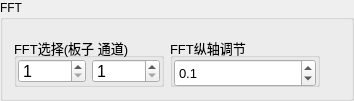
             <widget class="QGroupBox" name="groupBox_14">
              <property name="title">
               <string>FFT</string>
              </property>
              <layout class="QVBoxLayout" name="verticalLayout_14" stretch="1,0">
               <item>
                <widget class="QCustomPlot" name="customPlot_fft" native="true"/>
               </item>
               <item>
                <layout class="QHBoxLayout" name="horizontalLayout">
                 <item>
                  <widget class="QGroupBox" name="groupBox_22">
                   <property name="sizePolicy">
                    <sizepolicy hsizetype="Preferred" vsizetype="Preferred">
                     <horstretch>0</horstretch>
                     <verstretch>0</verstretch>
                    </sizepolicy>
                   </property>
                   <property name="minimumSize">
                    <size>
                     <width>150</width>
                     <height>50</height>
                    </size>
                   </property>
                   <property name="maximumSize">
                    <size>
                     <width>150</width>
                     <height>50</height>
                    </size>
                   </property>
                   <property name="font">
                    <font>
                     <pointsize>10</pointsize>
                    </font>
                   </property>
                   <property name="title">
                    <string>FFT选择(板子 通道)</string>
                   </property>
                   <layout class="QHBoxLayout" name="horizontalLayout_18" stretch="0,0">
                    <property name="spacing">
                     <number>6</number>
                    </property>
                    <property name="leftMargin">
                     <number>1</number>
                    </property>
                    <property name="topMargin">
                     <number>1</number>
                    </property>
                    <property name="rightMargin">
                     <number>1</number>
                    </property>
                    <property name="bottomMargin">
                     <number>1</number>
                    </property>
                    <item>
                     <widget class="QSpinBox" name="spinBox_fft_board">
                      <property name="font">
                       <font>
                        <pointsize>12</pointsize>
                       </font>
                      </property>
                      <property name="suffix">
                       <string/>
                      </property>
                      <property name="minimum">
                       <number>1</number>
                      </property>
                      <property name="maximum">
                       <number>11</number>
                      </property>
                      <property name="value">
                       <number>1</number>
                      </property>
                     </widget>
                    </item>
                    <item>
                     <widget class="QSpinBox" name="spinBox_fft_channel">
                      <property name="font">
                       <font>
                        <pointsize>12</pointsize>
                       </font>
                      </property>
                      <property name="minimum">
                       <number>1</number>
                      </property>
                      <property name="maximum">
                       <number>16</number>
                      </property>
                      <property name="value">
                       <number>1</number>
                      </property>
                     </widget>
                    </item>
                   </layout>
                  </widget>
                 </item>
                 <item>
                  <widget class="QGroupBox" name="groupBox_24">
                   <property name="sizePolicy">
                    <sizepolicy hsizetype="Preferred" vsizetype="Preferred">
                     <horstretch>0</horstretch>
                     <verstretch>0</verstretch>
                    </sizepolicy>
                   </property>
                   <property name="minimumSize">
                    <size>
                     <width>150</width>
                     <height>50</height>
                    </size>
                   </property>
                   <property name="maximumSize">
                    <size>
                     <width>150</width>
                     <height>50</height>
                    </size>
                   </property>
                   <property name="font">
                    <font>
                     <pointsize>10</pointsize>
                    </font>
                   </property>
                   <property name="title">
                    <string>FFT纵轴调节</string>
                   </property>
                   <layout class="QHBoxLayout" name="horizontalLayout_23" stretch="0">
                    <property name="spacing">
                     <number>6</number>
                    </property>
                    <property name="leftMargin">
                     <number>1</number>
                    </property>
                    <property name="topMargin">
                     <number>1</number>
                    </property>
                    <property name="rightMargin">
                     <number>1</number>
                    </property>
                    <property name="bottomMargin">
                     <number>1</number>
                    </property>
                    <item>
                     <widget class="QDoubleSpinBox" name="doubleSpinBox_fftYxisChanged">
                      <property name="sizePolicy">
                       <sizepolicy hsizetype="Minimum" vsizetype="Fixed">
                        <horstretch>0</horstretch>
                        <verstretch>0</verstretch>
                       </sizepolicy>
                      </property>
                      <property name="minimumSize">
                       <size>
                        <width>0</width>
                        <height>28</height>
                       </size>
                      </property>
                      <property name="decimals">
                       <number>1</number>
                      </property>
                      <property name="minimum">
                       <double>0.000000000000000</double>
                      </property>
                      <property name="maximum">
                       <double>5.000000000000000</double>
                      </property>
                      <property name="singleStep">
                       <double>0.100000000000000</double>
                      </property>
                      <property name="value">
                       <double>0.100000000000000</double>
                      </property>
                     </widget>
                    </item>
                   </layout>
                  </widget>
                 </item>
                 <item>
                  <spacer name="horizontalSpacer">
                   <property name="orientation">
                    <enum>Qt::Horizontal</enum>
                   </property>
                   <property name="sizeType">
                    <enum>QSizePolicy::Preferred</enum>
                   </property>
                   <property name="sizeHint" stdset="0">
                    <size>
                     <width>20</width>
                     <height>20</height>
                    </size>
                   </property>
                  </spacer>
                 </item>
                </layout>
               </item>
              </layout>
             </widget>
